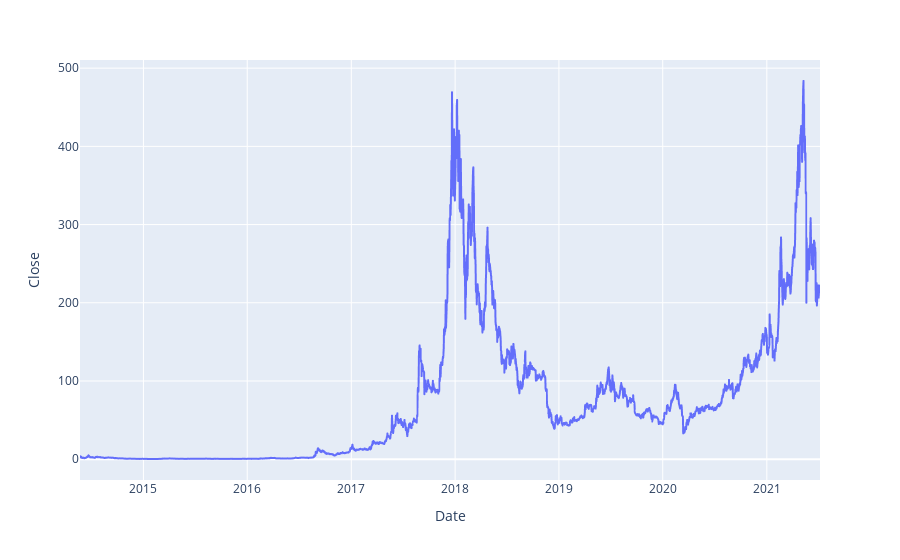

The code cell stored with this chart in its notebook:
### Code cell
fig = px.line(data, x='Date', y="Close")
fig.show();

### Figure 1 — Plotly figure (JSON) as saved in the notebook; plotly's stock layout.template omitted (floating-point values rounded to 4 significant figures; data arrays with more than 128 entries replaced by an {"elided": "..."} marker saying what was removed)
{"data": [{"hovertemplate": "Date=%{x}<br>Close=%{y}<extra></extra>", "legendgroup": "", "line": {"color": "#636efa", "dash": "solid"}, "marker": {"symbol": "circle"}, "mode": "lines", "name": "", "showlegend": false, "x": {"elided": "2602 str values"}, "xaxis": "x", "y": {"elided": "2602 float values"}, "yaxis": "y", "type": "scattergl"}], "layout": {"xaxis": {"anchor": "y", "domain": [0, 1], "title": {"text": "Date"}}, "yaxis": {"anchor": "x", "domain": [0, 1], "title": {"text": "Close"}}, "legend": {"tracegroupgap": 0}, "margin": {"t": 60}}}
